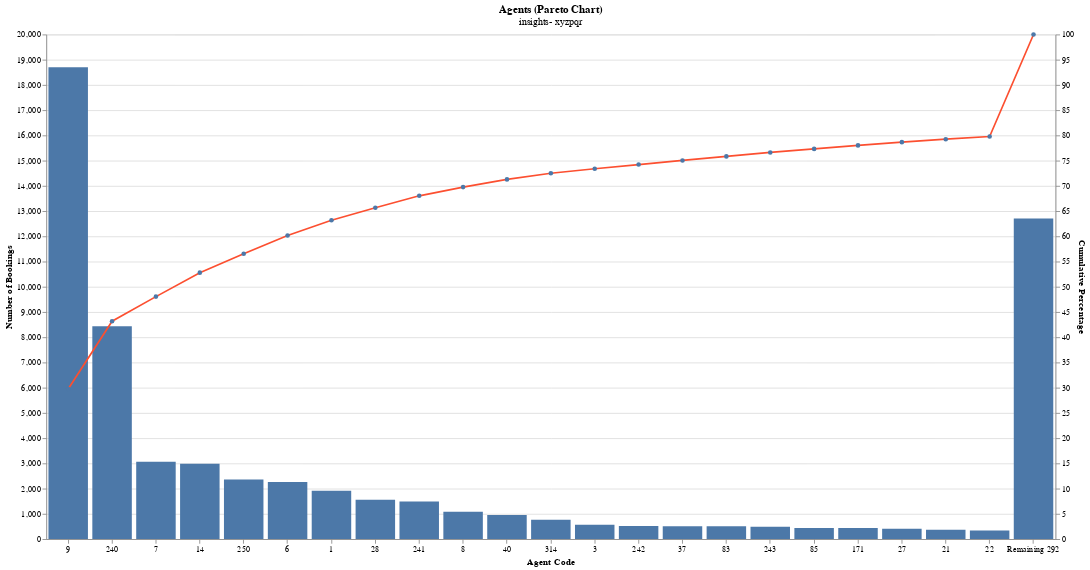

Source (notebook cell):
### Code cell
#creating a base chart
base= (alt.Chart(agents,
       title= alt.TitleParams(
           "Agents (Pareto Chart)",
           subtitle= "insights- xyzpqr",)
       )
       .encode(
           alt.X(
               "agent:N",
               sort= alt.EncodingSortField("cumperc", order= "ascending"), 
               axis=alt.Axis(title="Agent Code"),
           ),   
       )
       .properties(
           width= 1200,
           height= 600,
       )
      )

#creating bar chart on top of base chart
bar= (base.mark_bar()
      .encode(
          alt.Y(
              "size:Q",
              axis= alt.Axis(title= "Number of Bookings"),)
      )
     )

#creating line chart on top of base chart
line= (base.mark_line(color= "#fc4f30",)
       .encode(
           alt.Y(
               "cumperc:Q",
               axis= alt.Axis(title= "Cumulative Percentage"),)
       )
#        .configure_line(
#            color= "#fc4f30",
#            point= True,
#        )
)
      

(alt.layer(bar, line)
 .resolve_scale(y= "independent")
#  .resolve_legend()
#  .configure_title(
#      align= "left",
#      anchor= "start",
#      fontSize= 30,
#      font= "Din",
#  ) 
 .configure_axisX(
     labelAngle= 0
 )
 .configure_line(
#      color= "#4682b4",
     point= True,
 )
 .configure_bar(
#      align= "center",
     tooltip= {"content": "data"}
     
 )
)

### Figure 1 — Vega-Lite specification as saved in the notebook (floating-point values rounded to 4 significant figures)
{"usermeta": {"embedOptions": {"theme": "fivethirtyeight"}}, "config": {"view": {"continuousWidth": 400, "continuousHeight": 300}, "axisX": {"labelAngle": 0}, "bar": {"tooltip": {"content": "data"}}, "line": {"point": true}}, "layer": [{"mark": "bar", "encoding": {"x": {"axis": {"title": "Agent Code"}, "field": "agent", "sort": {"field": "cumperc", "order": "ascending"}, "type": "nominal"}, "y": {"axis": {"title": "Number of Bookings"}, "field": "size", "type": "quantitative"}}, "height": 600, "title": {"text": "Agents (Pareto Chart)", "subtitle": "insights- xyzpqr"}, "width": 1200}, {"mark": {"type": "line", "color": "#fc4f30"}, "encoding": {"x": {"axis": {"title": "Agent Code"}, "field": "agent", "sort": {"field": "cumperc", "order": "ascending"}, "type": "nominal"}, "y": {"axis": {"title": "Cumulative Percentage"}, "field": "cumperc", "type": "quantitative"}}, "height": 600, "title": {"text": "Agents (Pareto Chart)", "subtitle": "insights- xyzpqr"}, "width": 1200}], "data": {"name": "data-106cd112e2bb405e0689277440c8c1fb"}, "resolve": {"scale": {"y": "independent"}}, "$schema": "https://vega.github.io/schema/vega-lite/v4.17.0.json", "datasets": {"data-106cd112e2bb405e0689277440c8c1fb": [{"agent": 9, "size": 18697, "cumperc": 29.75}, {"agent": 240, "size": 8438, "cumperc": 43.17}, {"agent": 7, "size": 3065, "cumperc": 48.05}, {"agent": 14, "size": 2988, "cumperc": 52.8}, {"agent": 250, "size": 2357, "cumperc": 56.55}, {"agent": 6, "size": 2265, "cumperc": 60.15}, {"agent": 1, "size": 1911, "cumperc": 63.19}, {"agent": 28, "size": 1556, "cumperc": 65.67}, {"agent": 241, "size": 1485, "cumperc": 68.03}, {"agent": 8, "size": 1087, "cumperc": 69.76}, {"agent": 40, "size": 955, "cumperc": 71.28}, {"agent": 314, "size": 764, "cumperc": 72.5}, {"agent": 3, "size": 565, "cumperc": 73.39}, {"agent": 242, "size": 520, "cumperc": 74.22}, {"agent": 37, "size": 513, "cumperc": 75.04}, {"agent": 83, "size": 507, "cumperc": 75.84}, {"agent": 243, "size": 486, "cumperc": 76.62}, {"agent": 85, "size": 444, "cumperc": 77.32}, {"agent": 171, "size": 435, "cumperc": 78.02}, {"agent": 27, "size": 405, "cumperc": 78.66}, {"agent": 21, "size": 369, "cumperc": 79.25}, {"agent": 22, "size": 337, "cumperc": 79.78}, {"agent": "Remaining 292", "size": 12707, "cumperc": 100.0}]}}
